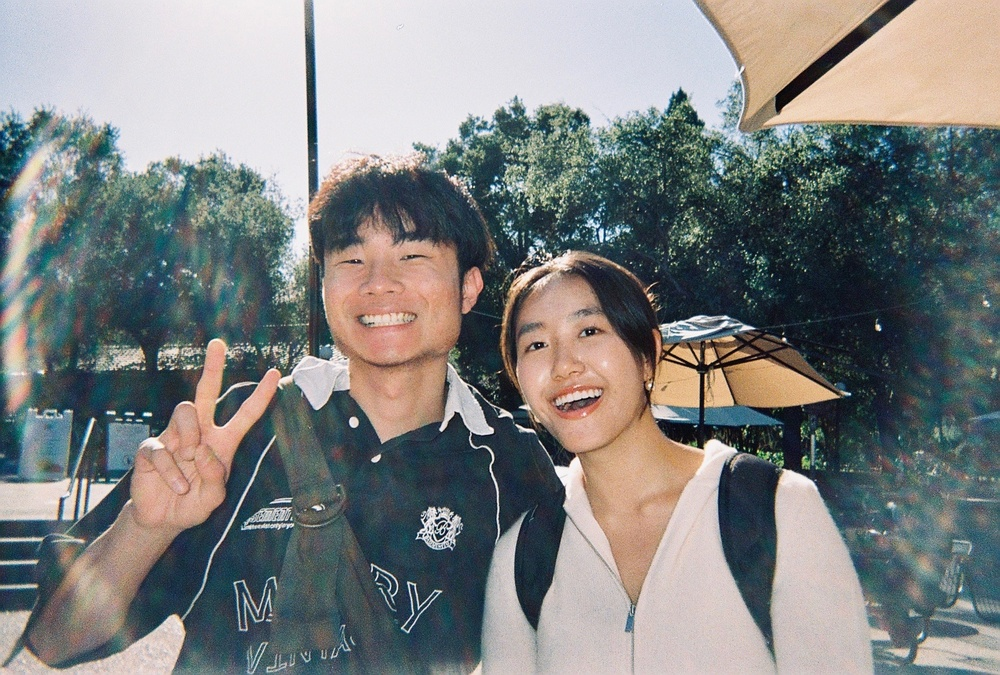
#> input picture new_references_extracted/new references/E.jpeg, 1000 x 675 px, shrunk from 1818 x 1228 before the run
$ python process_ef.py
#> lines starting #> are read from the running program, lines starting #| are printed output that depends on the picture; after the words box and inside, x2 and y2 are one past the last pixel; in counts of white or black regions, pixels touching at a corner belong together
#!/usr/bin/env python3
"""
Combine E and F: remove the girl while keeping FULL original background.
Uses LaMa deep-learning inpainting for high-quality large-area removal.
"""

import os
import numpy as np
import cv2
from pathlib import Path
from PIL import Image, ImageEnhance

BASE = Path(__file__).parent.parent
E_PATH = str(BASE / "new_references_extracted" / "new references" / "E.jpeg")
F_PATH = str(BASE / "new_references_extracted" / "new references" / "F.JPEG")
OUTPUT = BASE / "fiverr-photo-edit" / "output"
OUTPUT.mkdir(exist_ok=True)


def detect_faces(img_bgr):
    gray = cv2.cvtColor(img_bgr, cv2.COLOR_BGR2GRAY)
    cascade = cv2.CascadeClassifier(
        cv2.data.haarcascades + "haarcascade_frontalface_default.xml"
    )
    return cascade.detectMultiScale(gray, scaleFactor=1.1, minNeighbors=5, minSize=(80, 80))


def create_girl_mask(img, man_face, girl_face):
    """Create a precise mask around the girl using GrabCut + face detection."""
    h, w = img.shape[:2]

    mx, my, mw, mh = man_face
    gx, gy, gw, gh = girl_face

    # Define the rectangle around the girl for GrabCut
    man_right = mx + mw
    gap = gx - man_right
    rect_x1 = man_right + int(gap * 0.4)
    rect_y1 = max(0, gy - int(gh * 0.6))
    rect_x2 = w
    rect_y2 = h

    rect = (rect_x1, rect_y1, rect_x2 - rect_x1, rect_y2 - rect_y1)

    # GrabCut initialization
    gc_mask = np.zeros((h, w), np.uint8)
    gc_mask[:] = cv2.GC_BGD  # Start as background

    # Mark the girl's area as probable foreground
    gc_mask[rect_y1:rect_y2, rect_x1:rect_x2] = cv2.GC_PR_FGD

    # Mark the girl's face as definite foreground
    face_pad = int(gh * 0.1)
    fy1, fy2 = max(0, gy - face_pad), min(h, gy + gh + face_pad)
    fx1, fx2 = max(0, gx - face_pad), min(w, gx + gw + face_pad)
    gc_mask[fy1:fy2, fx1:fx2] = cv2.GC_FGD

    # Mark the man's area as definite background (protect him)
    protect_pad = int(mw * 0.15)
    gc_mask[:, :man_right + protect_pad] = cv2.GC_BGD

    # Mark top sky area as definite background
    gc_mask[:max(rect_y1, 50), :] = cv2.GC_BGD

    bgdModel = np.zeros((1, 65), np.float64)
    fgdModel = np.zeros((1, 65), np.float64)

    try:
        cv2.grabCut(img, gc_mask, rect, bgdModel, fgdModel, 5, cv2.GC_INIT_WITH_MASK)
    except cv2.error:
        # Fallback if GrabCut fails
        gc_mask[rect_y1:rect_y2, rect_x1:rect_x2] = cv2.GC_FGD

    # Convert GrabCut result to binary mask
    mask = np.where((gc_mask == cv2.GC_FGD) | (gc_mask == cv2.GC_PR_FGD), 255, 0).astype(np.uint8)

    # Ensure the girl's head area is definitely masked
    cv2.circle(mask, (gx + gw // 2, gy + gh // 2), int(gw * 0.7), 255, -1)

    # Ensure the girl's upper body is masked
    body_x1 = max(rect_x1, gx - int(gw * 0.3))
    body_x2 = min(w, gx + gw + int(gw * 0.3))
    body_y1 = gy + int(gh * 0.5)
    body_y2 = min(h, gy + gh + int(gh * 3))
    mask[body_y1:body_y2, body_x1:body_x2] = 255

    # Protect the man — zero out everything left of the gap
    protect_x = man_right + int(gap * 0.2)
    mask[:, :protect_x] = 0

    # Dilate slightly to ensure full coverage
    kernel = np.ones((7, 7), np.uint8)
    mask = cv2.dilate(mask, kernel, iterations=2)

    # Feather edges for smooth blending
    mask = cv2.GaussianBlur(mask, (21, 21), 8)
    _, mask = cv2.threshold(mask, 100, 255, cv2.THRESH_BINARY)
    mask = cv2.GaussianBlur(mask, (15, 15), 5)

    return mask


def lama_inpaint(img_rgb, mask):
    """Use LaMa model for high-quality inpainting on CPU."""
    import torch
    model_path = "/Users/ethanhuang1/.cache/torch/hub/checkpoints/big-lama.pt"
    device = torch.device("cpu")

    model = torch.jit.load(model_path, map_location=device)
    model.eval()

    img_pil = Image.fromarray(img_rgb)
    mask_pil = Image.fromarray(mask).convert("L")

    orig_size = img_pil.size
    # Run at full resolution — round to nearest multiple of 8
    new_w = (orig_size[0] // 8) * 8
    new_h = (orig_size[1] // 8) * 8
    img_resized = img_pil.resize((new_w, new_h), Image.LANCZOS)
    mask_resized = mask_pil.resize((new_w, new_h), Image.NEAREST)

    # Convert to tensors
    img_tensor = torch.from_numpy(np.array(img_resized)).permute(2, 0, 1).unsqueeze(0).float() / 255.0
    mask_tensor = torch.from_numpy(np.array(mask_resized)).unsqueeze(0).unsqueeze(0).float() / 255.0
    mask_tensor = (mask_tensor > 0.5).float()

    with torch.no_grad():
        result = model(img_tensor, mask_tensor)

    result = result[0].permute(1, 2, 0).numpy()
    result = np.clip(result * 255, 0, 255).astype(np.uint8)

    # Resize back to original
    result_pil = Image.fromarray(result).resize(orig_size, Image.LANCZOS)
    return np.array(result_pil)


# [62 lines left out: functions smooth_skin, whiten_teeth, apply_retro, add_light_leak, not called in this run]


def main():
    print("Loading images E and F...")
    img_e = cv2.imread(E_PATH)
#> img_e is the input picture: shape (675, 1000, 3); mean B, G, R 128, 128.8, 126.6
    img_f = cv2.imread(F_PATH)
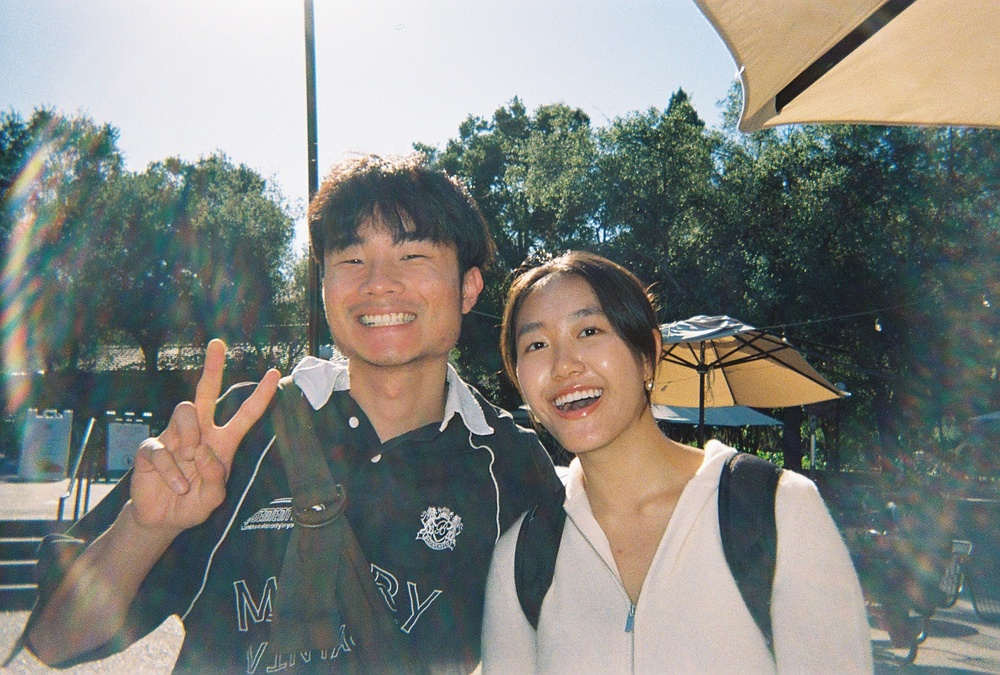
#> input picture new_references_extracted/new references/F.JPEG, 1000 x 675 px, shrunk from 1818 x 1228 before the run
#> img_f is the input picture: shape (675, 1000, 3); mean B, G, R 125.3, 130.4, 128.6
    if img_e is None or img_f is None:
        print("ERROR: Could not load images")
        return

    h = min(img_e.shape[0], img_f.shape[0])
#> h = 675
    w = min(img_e.shape[1], img_f.shape[1])
#> w = 1000
    blended = cv2.addWeighted(img_e[:h, :w], 0.5, img_f[:h, :w], 0.5, 0)
    print(f"  Full size: {blended.shape}")
#|   Full size: (675, 1000, 3)

    # Face detection
    faces = detect_faces(blended)
#> in detect_faces, `gray = cv2.cvtColor(img_bgr, cv2.COLOR_BGR2GRAY)`:
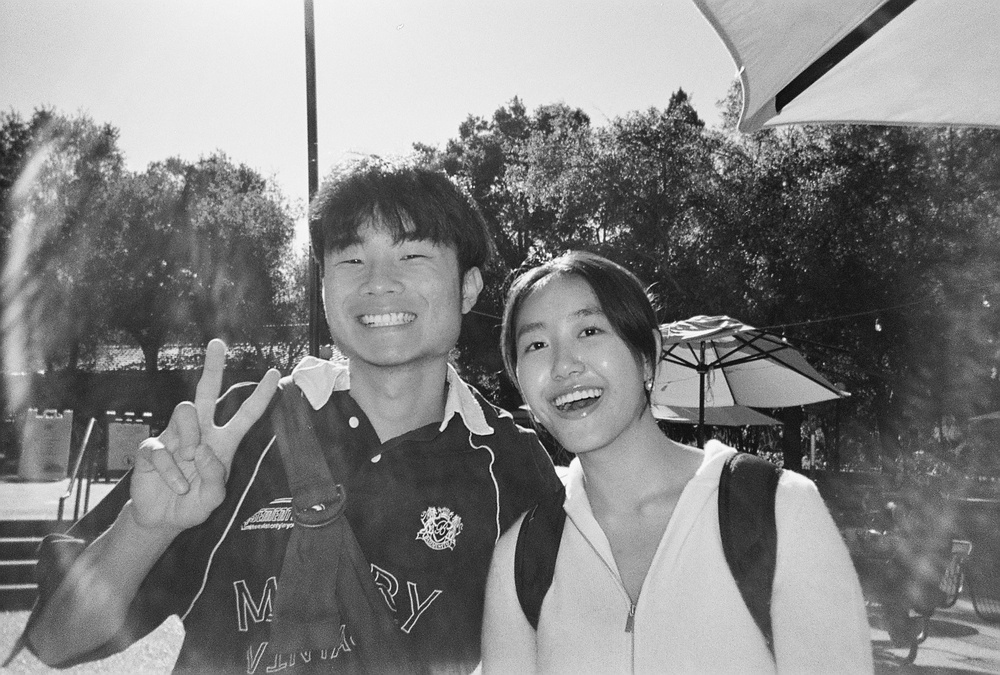
#> gray: shape (675, 1000); min 8, max 254, mean 128.7
#> faces = [[495, 284, 148, 148], [303, 200, 155, 155]]
    large = sorted([(x, y, fw, fh) for (x, y, fw, fh) in faces if fw > 150], key=lambda f: f[0])
#> large = [(303, 200, 155, 155)]
    if len(large) < 2:
        large = sorted(faces, key=lambda f: f[2], reverse=True)[:2]
#> large = [[303, 200, 155, 155], [495, 284, 148, 148]]
        large = sorted(large, key=lambda f: f[0])
    man_face, girl_face = large[0], large[1]
#> man_face = [303, 200, 155, 155]; girl_face = [495, 284, 148, 148]
    print(f"  Man: x={man_face[0]}, Girl: x={girl_face[0]}")
#|   Man: x=303, Girl: x=495

    # Create mask
    print("Creating removal mask...")
    mask = create_girl_mask(blended, man_face, girl_face)
#> in create_girl_mask, `mx, my, mw, mh = man_face`: mx = 303; my = 200; mw = 155
#> in create_girl_mask, `gx, gy, gw, gh = girl_face`: gx = 495; gy = 284; gw = 148
#> in create_girl_mask, `man_right = mx + mw`: man_right = 458
#> in create_girl_mask, `gap = gx - man_right`: gap = 37
#> in create_girl_mask, `rect_x1 = man_right + int(gap * 0.4)`: rect_x1 = 472
#> in create_girl_mask, `rect_y1 = max(0, gy - int(gh * 0.6))`: rect_y1 = 196
#> in create_girl_mask, `rect = (rect_x1, rect_y1, rect_x2 - rect_x1, rect_y2 - rect_y1)`: rect = (472, 196, 528, 479)
#> in create_girl_mask, `face_pad = int(gh * 0.1)`: face_pad = 14
#> in create_girl_mask, `fy1, fy2 = max(0, gy - face_pad), min(h, gy + gh + face_pad)`: fy1 = 270; fy2 = 446
#> in create_girl_mask, `fx1, fx2 = max(0, gx - face_pad), min(w, gx + gw + face_pad)`: fx1 = 481; fx2 = 657
#> in create_girl_mask, `protect_pad = int(mw * 0.15)`: protect_pad = 23
#> in create_girl_mask, `cv2.circle(mask, (gx + gw // 2, gy + gh // 2), int(gw * 0.7), 255, -1)`:
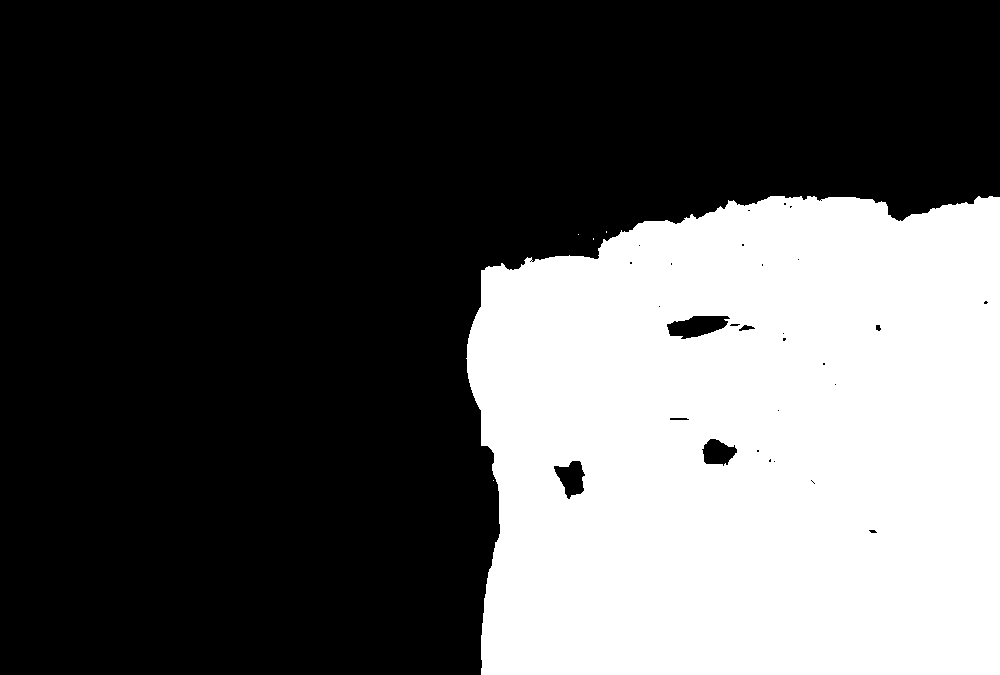
#> mask: shape (675, 1000); 34.4% white; 5 white regions (4 under 20 px), largest, box (x1, y1, x2, y2) and area: (466, 196, 1000, 675) 232142
#> in create_girl_mask, `body_x1 = max(rect_x1, gx - int(gw * 0.3))`: body_x1 = 472
#> in create_girl_mask, `body_x2 = min(w, gx + gw + int(gw * 0.3))`: body_x2 = 687
#> in create_girl_mask, `body_y1 = gy + int(gh * 0.5)`: body_y1 = 358
#> in create_girl_mask, `body_y2 = min(h, gy + gh + int(gh * 3))`: body_y2 = 675
#> in create_girl_mask, `mask[body_y1:body_y2, body_x1:body_x2] = 255`:
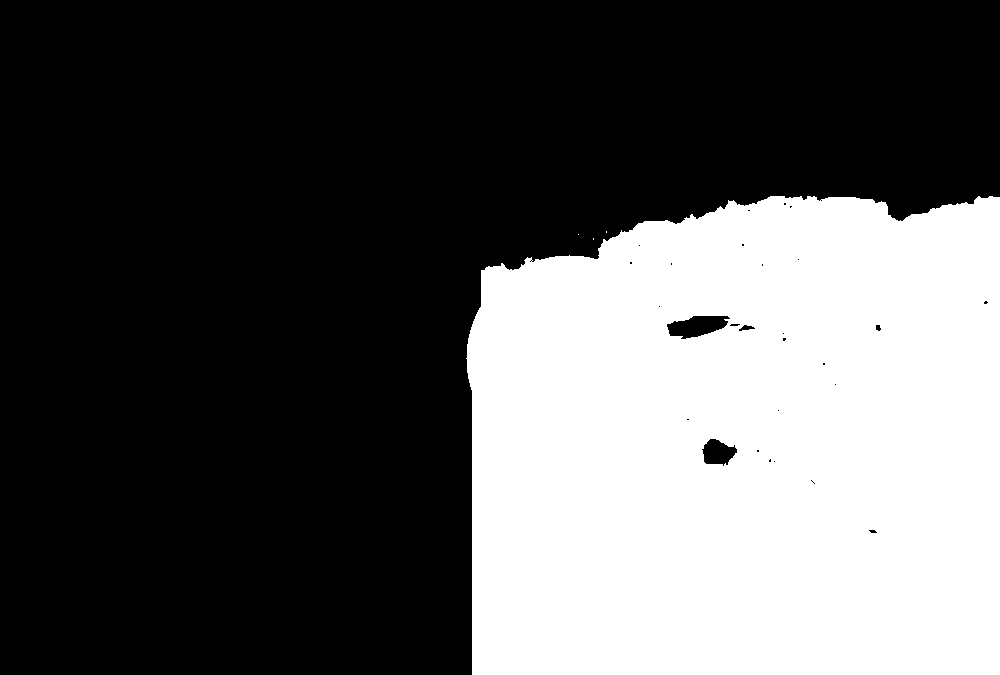
#> mask: shape (675, 1000); 35.2% white; 4 white regions (3 under 20 px), largest, box (x1, y1, x2, y2) and area: (466, 196, 1000, 675) 237423
#> in create_girl_mask, `protect_x = man_right + int(gap * 0.2)`: protect_x = 465
#> in create_girl_mask, `mask = cv2.dilate(mask, kernel, iterations=2)`:
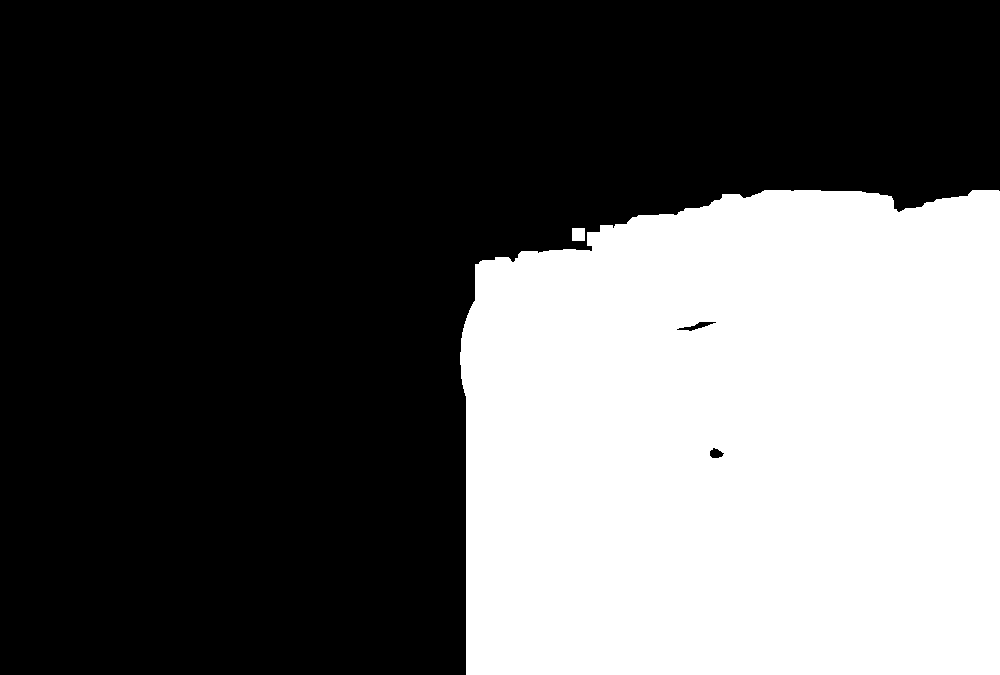
#> mask: shape (675, 1000); 36.5% white; 2 white regions, box (x1, y1, x2, y2) and area: (460, 190, 1000, 675) 246032, (572, 228, 585, 241) 169
#> in create_girl_mask, `_, mask = cv2.threshold(mask, 100, 255, cv2.THRESH_BINARY)`:
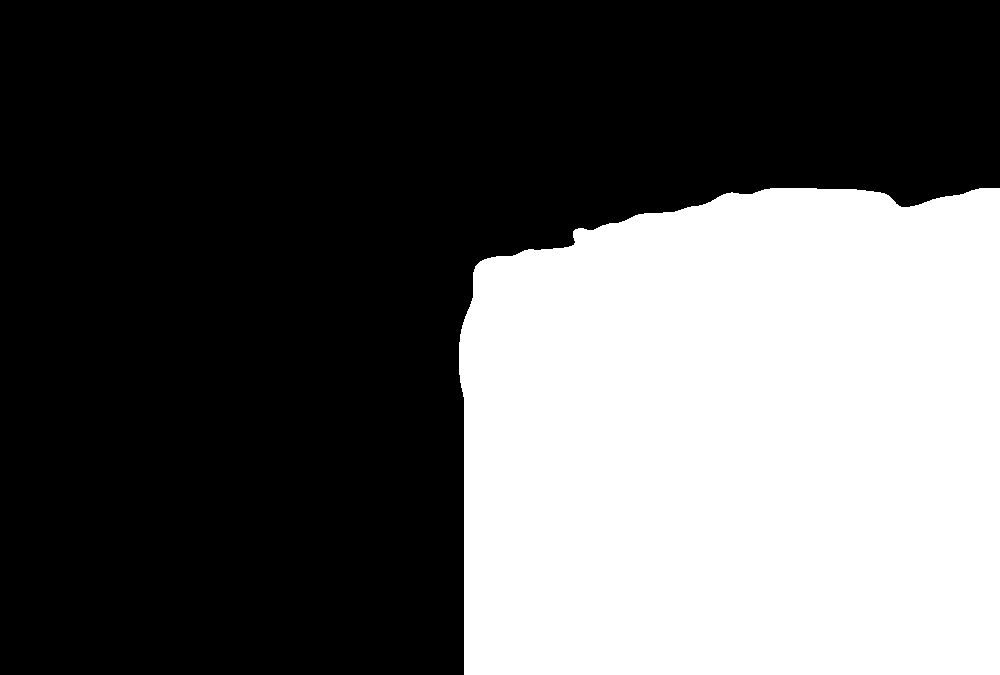
#> mask: shape (675, 1000); 36.8% white; 1 white region, box (x1, y1, x2, y2) and area: (459, 188, 1000, 675) 248292

    # Convert to RGB for LaMa
    img_rgb = cv2.cvtColor(blended, cv2.COLOR_BGR2RGB)

    # LaMa inpainting
    print("Running LaMa deep-learning inpainting...")
    result_rgb = lama_inpaint(img_rgb, mask)
    result_bgr = cv2.cvtColor(result_rgb, cv2.COLOR_RGB2BGR)

    # Skin + teeth cleanup
    final_faces = detect_faces(result_bgr)
    man_f = sorted(final_faces, key=lambda f: f[0])[0] if len(final_faces) > 0 else man_face
    print("Skin + teeth cleanup...")
    result_bgr = smooth_skin(result_bgr, man_f)
    result_bgr = whiten_teeth(result_bgr, man_f)

    # Retro effects
    img_pil = Image.fromarray(cv2.cvtColor(result_bgr, cv2.COLOR_BGR2RGB))
    img_pil = apply_retro(img_pil)
    img_pil = add_light_leak(img_pil, intensity=0.08)

    out_path = str(OUTPUT / "ef_combined_retro_solo.jpg")
    img_pil.save(out_path, quality=95)
    print(f"\nSaved: {out_path}")
    print(f"  Dimensions: {img_pil.size}")

    cv2.imwrite(str(OUTPUT / "ef_mask_debug.jpg"), mask)


if __name__ == "__main__":
    main()
#> (the call stopped at in lama_inpaint, `device = torch.device("cpu")`: torch is not available in this run)
